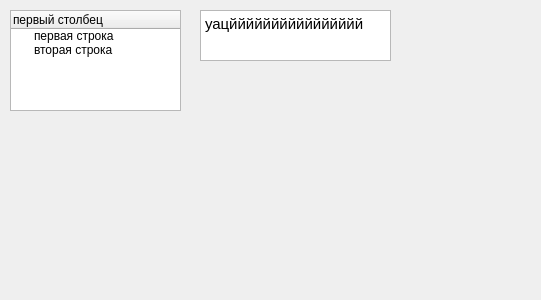
<?xml version="1.0" encoding="UTF-8"?>
<ui version="4.0">
 <class>Form</class>
 <widget class="QWidget" name="Form">
  <property name="geometry">
   <rect>
    <x>0</x>
    <y>0</y>
    <width>541</width>
    <height>300</height>
   </rect>
  </property>
  <property name="windowTitle">
   <string>Form</string>
  </property>
  <widget class="QTreeWidget" name="treeWidget">
   <property name="geometry">
    <rect>
     <x>10</x>
     <y>10</y>
     <width>171</width>
     <height>101</height>
    </rect>
   </property>
   <column>
    <property name="text">
     <string>первый столбец</string>
    </property>
   </column>
   <item>
    <property name="text">
     <string>первая строка</string>
    </property>
   </item>
   <item>
    <property name="text">
     <string>вторая строка</string>
    </property>
   </item>
  </widget>
  <widget class="QTextBrowser" name="textBrowser">
   <property name="geometry">
    <rect>
     <x>200</x>
     <y>10</y>
     <width>191</width>
     <height>51</height>
    </rect>
   </property>
   <property name="html">
    <string>&lt;!DOCTYPE HTML PUBLIC &quot;-//W3C//DTD HTML 4.0//EN&quot; &quot;http://www.w3.org/TR/REC-html40/strict.dtd&quot;&gt;
&lt;html&gt;&lt;head&gt;&lt;meta name=&quot;qrichtext&quot; content=&quot;1&quot; /&gt;&lt;meta charset=&quot;utf-8&quot; /&gt;&lt;style type=&quot;text/css&quot;&gt;
p, li { white-space: pre-wrap; }
hr { height: 1px; border-width: 0; }
li.unchecked::marker { content: &quot;\2610&quot;; }
li.checked::marker { content: &quot;\2612&quot;; }
&lt;/style&gt;&lt;/head&gt;&lt;body style=&quot; font-family:'Noto Sans'; font-size:11pt; font-weight:400; font-style:normal;&quot;&gt;
&lt;p style=&quot; margin-top:0px; margin-bottom:0px; margin-left:0px; margin-right:0px; -qt-block-indent:0; text-indent:0px;&quot;&gt;уацйййййййййййййййй&lt;/p&gt;&lt;/body&gt;&lt;/html&gt;</string>
   </property>
  </widget>
 </widget>
 <resources/>
 <connections/>
</ui>
